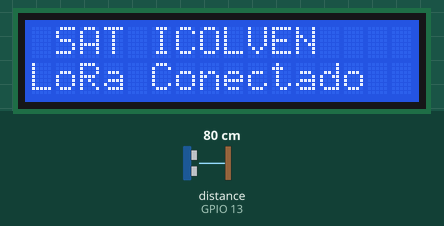
Simulated run of this sketch. Board: ESP32. Parts: 16×2 character LCD. Wiring (inferred from the names in the program): ultrasonic range finder: trigger GPIO 25; echo GPIO 13. Inputs (shaded band) come from the test bench; at power-on: distance to the obstacle (sensor on GPIO 13) 80 cm. The echo pulse lasts 58.3 µs per cm; no radio packets arrive unless stated; what the sketch prints to the serial monitor is not drawn.

Above: at 0.7 s.
3.9 s: distance to the obstacle (sensor on GPIO 13) set to 2 cm
At 3.9 s:
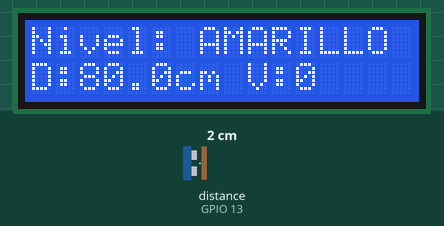
At 8.0 s:
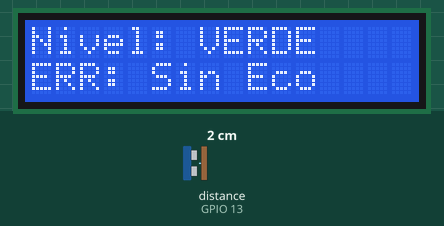
Timing chart, 0 to 9.5 s (numbered marks = the images above; inputs shaded):
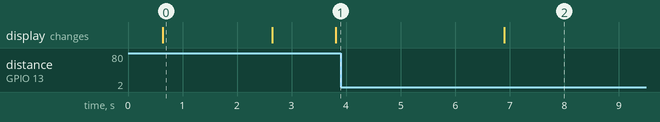

Measured:
- after the input at 3.9 s, the display: changes after 3.0 s (image 2)
- what the display in image 0 shows lasts 2.0 s, from 0.6 s to 2.6 s

The sketch:

transmisor_rio.ino
```cpp
// ============================================================================
// PROYECTO SAT - NODO TRANSMISOR (SENSOR RÍO)
// Colegio Adventista Icolven - Concurso Nacional de Programación Fedesoft 2026
// ============================================================================

#include <Wire.h>
#include <LiquidCrystal_I2C.h>
#include <SPI.h>
#include <LoRa.h>

// ----------------------------------------------------------------------------
// CONFIGURACIÓN DE PINES (ESP32 TRANSMISOR)
// ----------------------------------------------------------------------------
// Sensor Ultrasonico JSN-SR04T Waterproof
const int TRIG_PIN = 25; // Cable azul
const int ECHO_PIN = 13; // Cable naranja (con divisor de voltaje)

// Pines del Módulo LoRa SX1276 Integrado o Externo en ESP32
#define LORA_SCK   5
#define LORA_MISO  19
#define LORA_MOSI  27
#define LORA_SS    18
#define LORA_RST   23
#define LORA_DIO0  26

#define LORA_FREQUENCY 915E6
#define NODO_ID "RIO_01"

// Dirección I2C estándar de la pantalla LCD (0x27 o 0x3F)
LiquidCrystal_I2C lcd(0x27, 16, 2);

// Variables para cálculo de velocidad del agua
float ultimaDistancia = -1.0;
unsigned long ultimoTiempoMs = 0;

// Umbrales de alerta según distancia al agua (ajustar según la altura real)
const float UMBRAL_AMARILLO = 82.9; // cm
const float UMBRAL_NARANJA  = 77.8; // cm
const float UMBRAL_ROJO     = 72.6; // cm

// Declaración de funciones
float tomarLecturaCruda();
float obtenerMediana();
String determinarNivel(float distancia);
bool inicializarLoRa();

void setup() {
  Serial.begin(115200);
  delay(500);

  Serial.println("\n==================================================");
  Serial.println("  INICIALIZANDO NODO TRANSMISOR (SAT ICOLVEN)  ");
  Serial.println("==================================================");

  // Inicializar pines del sensor
  pinMode(TRIG_PIN, OUTPUT);
  pinMode(ECHO_PIN, INPUT);
  digitalWrite(TRIG_PIN, LOW);

  // Inicializar comunicación I2C (SDA=21, SCL=22)
  Wire.begin(21, 22);

  // Inicializar pantalla LCD
  lcd.init();
  lcd.backlight();

  lcd.setCursor(0, 0);
  lcd.print(" SAT ICOLVEN ");
  lcd.setCursor(0, 1);
  lcd.print("Iniciando LoRa..");

  // Inicializar LoRa
  if (!inicializarLoRa()) {
    Serial.println("[ERROR CRÍTICO] No se pudo iniciar LoRa en el transmisor.");
    lcd.setCursor(0, 1);
    lcd.print("Error LoRa!     ");
    while (1) { delay(1000); }
  }
  Serial.println("[OK] LoRa Transmisor listo en 915 MHz.");

  lcd.setCursor(0, 1);
  lcd.print("LoRa Conectado  ");
  delay(2000);
  lcd.clear();

  ultimoTiempoMs = millis();
}

void loop() {
  float distancia = obtenerMediana();

  // Calcular velocidad de cambio del nivel del agua (cm por minuto)
  float velocidad = 0.0;
  unsigned long tiempoActual = millis();

  if (distancia > 0 && ultimaDistancia > 0) {
    float deltaDistancia = ultimaDistancia - distancia; // Positivo = baja, Negativo = sube
    float deltaTimeMinutos = (tiempoActual - ultimoTiempoMs) / 60000.0;
    if (deltaTimeMinutos > 0) {
      velocidad = deltaDistancia / deltaTimeMinutos;
    }
  }

  if (distancia > 0) {
    ultimaDistancia = distancia;
    ultimoTiempoMs = tiempoActual;
  }

  // Determinar el nivel de alerta
  String nivel = determinarNivel(distancia);

  // 1. Mostrar en Monitor Serie
  if (distancia < 0) {
    Serial.println("[ALERTA] Zona ciega (< 20 cm) o sin eco.");
  } else {
    Serial.printf("Distancia: %.1f cm | Vel: %.2f cm/min | Nivel: %s\n", distancia, velocidad, nivel.c_str());
  }

  // 2. Transmitir por LoRa si la lectura es válida
  if (distancia > 0) {
    String tramaLoRa = String(NODO_ID) + "," + nivel + "," + String(distancia, 1) + "," + String(velocidad, 2);

    LoRa.beginPacket();
    LoRa.print(tramaLoRa);
    LoRa.endPacket();

    Serial.printf("[LORA ENVIADO] %s\n", tramaLoRa.c_str());
  }

  // 3. Mostrar en Pantalla LCD
  lcd.setCursor(0, 0);
  lcd.print("Nivel: ");
  lcd.print(nivel);
  lcd.print("   "); // Limpiar caracteres sobrantes

  lcd.setCursor(0, 1);
  if (distancia < 0) {
    lcd.print("ERR: Sin Eco    ");
  } else {
    char buffer[17];
    snprintf(buffer, sizeof(buffer), "D:%.1fcm V:%.0f", distancia, velocidad);
    lcd.print(buffer);
  }

  delay(2000); // Pausa de 2 segundos entre transmisiones
}

// ----------------------------------------------------------------------------
// FUNCIONES AUXILIARES
// ----------------------------------------------------------------------------

bool inicializarLoRa() {
  SPI.begin(LORA_SCK, LORA_MISO, LORA_MOSI, LORA_SS);
  LoRa.setPins(LORA_SS, LORA_RST, LORA_DIO0);
  return LoRa.begin(LORA_FREQUENCY);
}

float tomarLecturaCruda() {
  digitalWrite(TRIG_PIN, LOW);
  delayMicroseconds(5);
  digitalWrite(TRIG_PIN, HIGH);
  delayMicroseconds(20);
  digitalWrite(TRIG_PIN, LOW);

  // Timeout de 50ms (hasta ~5 metros de alcance)
  unsigned long duracion = pulseIn(ECHO_PIN, HIGH, 50000);

  // El JSN-SR04T tiene zona ciega en los primeros ~20cm (~1160us)
  if (duracion < 1160 || duracion == 0) return -1.0;

  return (duracion * 0.0343) / 2.0;
}

float obtenerMediana() {
  float muestras[7];
  int validas = 0;

  for (int i = 0; i < 7; i++) {
    float lectura = tomarLecturaCruda();
    if (lectura > 0) {
      muestras[validas] = lectura;
      validas++;
    }
    // Reposo de 150 ms para dar tiempo a disipar la resonancia
    // y permitir que se estabilice la alimentación de 5V
    delay(150);
  }

  // Si no hay al menos 3 lecturas válidas, se retorna error (-1.0)
  if (validas < 3) return -1.0;

  // Ordenar lecturas de menor a mayor
  for (int i = 0; i < validas - 1; i++) {
    for (int j = i + 1; j < validas; j++) {
      if (muestras[i] > muestras[j]) {
        float temp = muestras[i];
        muestras[i] = muestras[j];
        muestras[j] = temp;
      }
    }
  }

  // Descartar el valor mínimo (muestras[0]) y el máximo (muestras[validas - 1])
  // para eliminar picos de ruido bruscos
  float suma = 0;
  for (int i = 1; i < validas - 1; i++) {
    suma += muestras[i];
  }

  // Promediar las muestras intermedias restantes
  return suma / (validas - 2);
}

String determinarNivel(float distancia) {
  if (distancia < 0) return "VERDE";
  if (distancia <= UMBRAL_ROJO)     return "ROJO";
  if (distancia <= UMBRAL_NARANJA)  return "NARANJA";
  if (distancia <= UMBRAL_AMARILLO) return "AMARILLO";
  return "VERDE";
}
```
